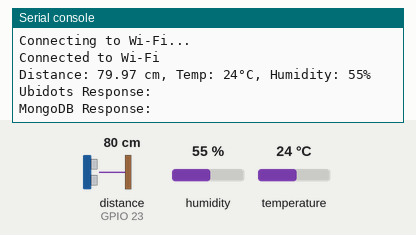
This program was run on a simulated ESP32 board running MicroPython. On the bench: the last lines printed to the serial console. The inputs (shaded band) are chosen by the test bench; at power-on: distance to the obstacle (sensor on GPIO 23) 80 cm, humidity 55 %, temperature 24 °C. The echo pulse lasts 58.3 µs per cm; WiFi joins after 1.5 s; web requests get an empty 200 reply after 0.4 s.

Above: at 3.2 s.
3.3 s: distance to the obstacle (sensor on GPIO 23) set to 2 cm
11.4 s: humidity set to 22 %
At 13.11 s:
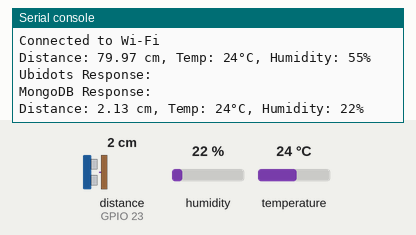
19.5 s: temperature set to 12 °C
At 24.33 s:
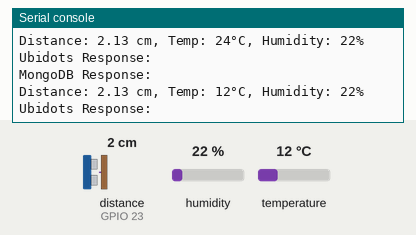
27.6 s: distance to the obstacle (sensor on GPIO 23) set to 4 cm
At 35.6 s:
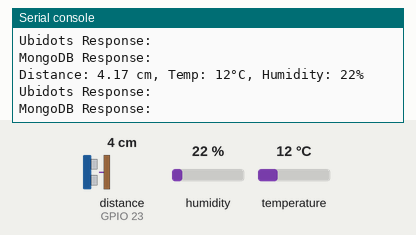
35.7 s: humidity set to 40 %
Timing chart, 0 to 38.7 s (numbered marks = the images above; inputs shaded):
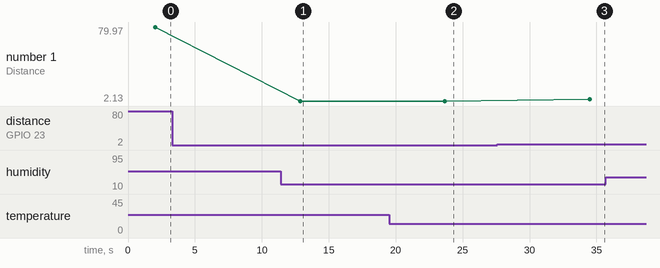

Measured:
- after the input at 11.4 s, the serial console: prints a new line after 1.5 s (image 1)
- after the input at 19.5 s, the serial console: prints a new line after 4.2 s (image 2)
- after the input at 27.6 s, the serial console: prints a new line after 6.9 s (image 3)
- plotted number 1: 2.13 → 4.17 after the input at 27.6 s

The program:

main.py
```python
import time
import network
import urequests
import dht
from machine import Pin

# Ubidots API Information
UBIDOTS_URL = "https://industrial.api.ubidots.com/api/v1.6/devices/[device_name]/"
UBIDOTS_TOKEN = "x"

# Flask API URL (Change to your PC's IP)
FLASK_SERVER_URL = "http://[ip_address]:5000/add_data"

# Wi-Fi Credentials
SSID = "x"
PASSWORD = "x"

# Define Ultrasonic Sensor Pins
TRIG = Pin(22, Pin.OUT)
ECHO = Pin(23, Pin.IN)

# DHT11 Sensor
dht_sensor = dht.DHT11(Pin(13))

# Function to Connect to Wi-Fi
def connect_wifi():
    wlan = network.WLAN(network.STA_IF)
    wlan.active(True)
    if not wlan.isconnected():
        print("Connecting to Wi-Fi...")
        wlan.connect(SSID, PASSWORD)
        while not wlan.isconnected():
            time.sleep(1)
    print("Connected to Wi-Fi")

# Measure Distance from Ultrasonic Sensor
def measure_distance():
    TRIG.value(0)
    time.sleep_us(2)
    TRIG.value(1)
    time.sleep_us(10)
    TRIG.value(0)

    pulse_start = time.ticks_us()
    while ECHO.value() == 0:
        pulse_start = time.ticks_us()

    while ECHO.value() == 1:
        pulse_end = time.ticks_us()

    pulse_duration = time.ticks_diff(pulse_end, pulse_start)
    distance = (pulse_duration * 0.0343) / 2

    return distance

# Read DHT11 Sensor Data
def read_dht11():
    try:
        dht_sensor.measure()
        temp = dht_sensor.temperature()
        humid = dht_sensor.humidity()
        return temp, humid
    except Exception as e:
        print("DHT11 Error:", e)
        return None, None

# Send Data to Ubidots
def send_to_ubidots(distance, temperature, humidity):
    headers = {
        "X-Auth-Token": UBIDOTS_TOKEN,
        "Content-Type": "application/json"
    }

    data = {
        "distance": distance,
        "temperature": temperature,
        "humidity": humidity
    }

    try:
        response = urequests.post(UBIDOTS_URL, json=data, headers=headers)
        print("Ubidots Response:", response.text)
        response.close()
    except Exception as e:
        print("Error sending data to Ubidots:", e)

# Send Data to MongoDB via Flask API
def send_to_mongodb(distance, temperature, humidity):
    headers = {
        "Content-Type": "application/json"
    }

    data = {
        "distance": distance,
        "temperature": temperature,
        "humidity": humidity
    }

    try:
        response = urequests.post(FLASK_SERVER_URL, json=data, headers=headers)
        print("MongoDB Response:", response.text)
        response.close()
    except Exception as e:
        print("Error sending data to MongoDB:", e)


connect_wifi()

while True:
    distance = measure_distance()
    temp, humid = read_dht11()

    if temp is not None and humid is not None:
        print(f"Distance: {distance:.2f} cm, Temp: {temp}°C, Humidity: {humid}%")

        send_to_ubidots(distance, temp, humid)
        send_to_mongodb(distance, temp, humid)

    time.sleep(10)
```
